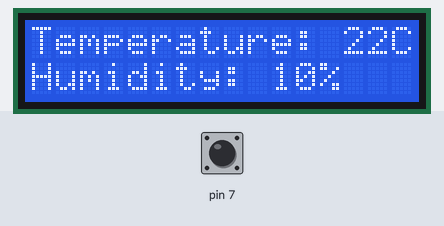
Recording of a sketch running on a simulated Arduino Uno, built with avr-gcc and run on an emulated ATmega328P. Shown: 16×2 character LCD. The test bench sets the inputs (shaded band); at power-on: pin 7 HIGH. What the sketch prints to the serial monitor is not drawn.

Above: at 1.2 s.
1.3 s: pin 7 pulled LOW for 1 s
At 1.82 s:
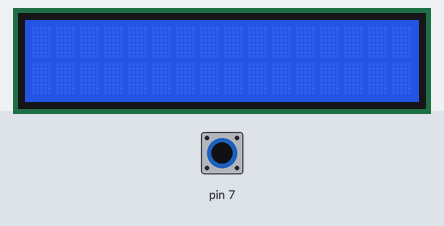
3.8 s: pin 7 pulled LOW for 3.2 s
At 8.5 s:
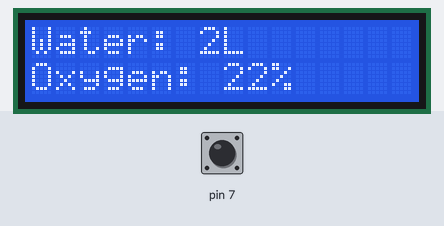
Timing chart, 0 to 10.0 s (numbered marks = the images above; inputs shaded):
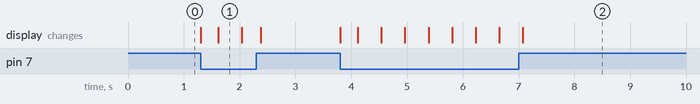

Measured:
- after the input at 1.3 s, the display: changes at once (image 1)
- after the input at 3.8 s, the display: first changes at once (image 2 shows a later state)
- what the display in image 1 shows lasts 0.4 s, from 1.6 s to 2.0 s

The sketch:

lcd.ino
```cpp
// include the library code:
#include <LiquidCrystal.h>

// initialize the library with the numbers of the interface pins
LiquidCrystal lcd(12, 11, 5, 4, 3, 2);
int state = 0;

void setup() {
  lcd.begin(16, 2);
  pinMode(7, INPUT_PULLUP);
  Serial.begin(9600);
  scr1();
}

void loop() {
  Serial.println(digitalRead(7));
  if (digitalRead(7) == LOW) {
    state = !state;
    lcd.clear();
    delay(100);
    if (state == 0) {
      scr1();
    }
    else {
      scr2();
    }
  }
}

void scr1() {
	//lcd.setCursor(0, 0);
  	lcd.print("Temperature: 22C");
  	lcd.setCursor(0, 1);
  	lcd.print("Humidity: 10%");
}
void scr2() {
	//lcd.setCursor(0, 0);
  	lcd.print("Water: 2L");
  	lcd.setCursor(0, 1);
	lcd.print("Oxygen: 22%");
}
```
